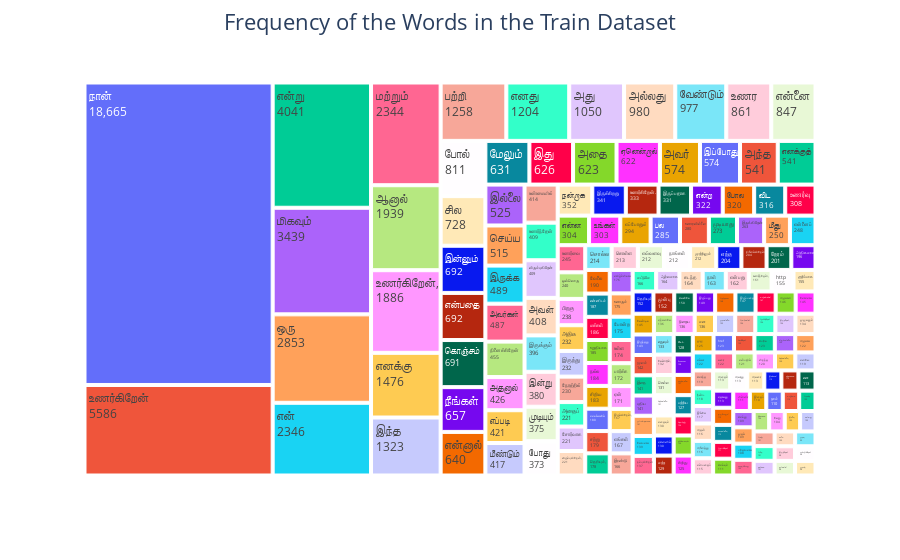

Write notebook code for a chart like this one.
### Code cell
FreqOfWords = train['text_tamil'].str.split(expand=True).stack().value_counts()
FreqOfWords_top200 = FreqOfWords[:200]

fig = px.treemap(FreqOfWords_top200, path=[FreqOfWords_top200.index], values=0)
fig.update_layout(title_text='Frequency of the Words in the Train Dataset',
                  title_x=0.5, title_font=dict(size=22)
                  )
fig.update_traces(textinfo="label+value")
fig.show()

### Figure 1 — Plotly figure (JSON) as saved in the notebook; plotly's stock layout.template omitted (floating-point values rounded to 4 significant figures; data arrays with more than 128 entries replaced by an {"elided": "..."} marker saying what was removed)
{"data": [{"branchvalues": "total", "domain": {"x": [0, 1], "y": [0, 1]}, "hovertemplate": "labels=%{label}<br>0=%{value}<br>parent=%{parent}<br>id=%{id}<extra></extra>", "ids": {"elided": "200 str values"}, "labels": {"elided": "200 str values"}, "name": "", "parents": {"elided": "200 str values"}, "textinfo": "label+value", "type": "treemap", "values": {"elided": "200 int values"}}], "layout": {"legend": {"tracegroupgap": 0}, "margin": {"t": 60}, "title": {"font": {"size": 22}, "text": "Frequency of the Words in the Train Dataset", "x": 0.5}}}
